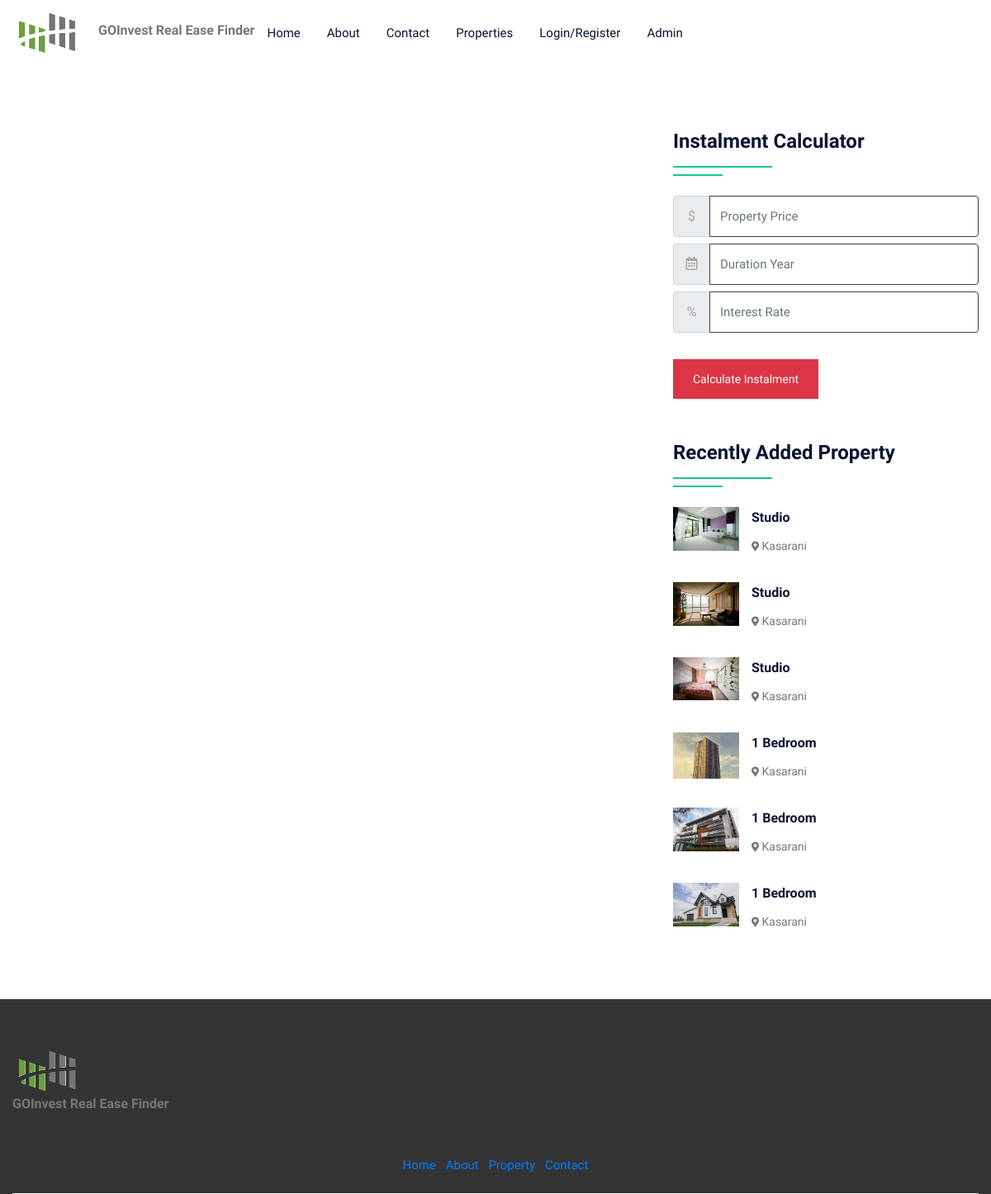
Screenshot of /stateproperty.php with the database file from the repository.
### tables this page shows
CREATE TABLE `property` (
  `pid` int(50) NOT NULL,
  `title` varchar(200) NOT NULL,
  `pcontent` longtext NOT NULL,
  `type` varchar(100) NOT NULL,
  `bhk` varchar(50) NOT NULL,
  `stype` varchar(100) NOT NULL,
  `bedroom` int(50) NOT NULL,
  `bathroom` int(50) NOT NULL,
  `balcony` int(50) NOT NULL,
  `kitchen` int(50) NOT NULL,
  `hall` int(50) NOT NULL,
  `floor` varchar(50) NOT NULL,
  `size` int(50) NOT NULL,
  `price` int(50) NOT NULL,
  `location` varchar(200) NOT NULL,
  `city` varchar(100) NOT NULL,
  `state` varchar(100) NOT NULL,
  `feature` longtext NOT NULL,
  `pimage` varchar(300) NOT NULL,
  `pimage1` varchar(300) NOT NULL,
  `pimage2` varchar(300) NOT NULL,
  `pimage3` varchar(300) NOT NULL,
  `pimage4` varchar(300) NOT NULL,
  `uid` int(50) NOT NULL,
  `status` varchar(50) NOT NULL,
  `mapimage` varchar(300) NOT NULL,
  `topmapimage` varchar(300) NOT NULL,
  `groundmapimage` varchar(300) NOT NULL,
  `totalfloor` varchar(50) NOT NULL,
  `date` datetime NOT NULL DEFAULT current_timestamp(),
  `isFeatured` int(11) DEFAULT NULL,
  `Malls` varchar(255) DEFAULT NULL,
  `Placeofwork` varchar(255) DEFAULT NULL
);

### stateproperty.php (the view, shortened to what this page needs)
<!DOCTYPE html>
<html lang="en">
<head>
<link rel="stylesheet" type="text/css" href="css/bootstrap.min.css">
<link rel="stylesheet" type="text/css" href="css/bootstrap-slider.css">
<link rel="stylesheet" type="text/css" href="css/jquery-ui.css">
<link rel="stylesheet" type="text/css" href="css/layerslider.css">
<link rel="stylesheet" type="text/css" href="css/color.css" id="color-change">
<link rel="stylesheet" type="text/css" href="css/owl.carousel.min.css">
<link rel="stylesheet" type="text/css" href="css/font-awesome.min.css">
<link rel="stylesheet" type="text/css" href="fonts/flaticon/flaticon.css">
<link rel="stylesheet" type="text/css" href="css/style.css">
</head>
<body>
<div id="page-wrapper">
    <div class="row">
		<?php include("include/header.php");?>
        <div class="full-row">
            <div class="container">
                <div class="row">
					<div class="col-lg-8">
                    </div>
                    <div class="col-lg-4">
                        <div class="sidebar-widget">
                            <h4 class="double-down-line-left text-secondary position-relative pb-4 my-4">Instalment Calculator</h4>
						<form class="d-inline-block w-100" action="calc.php" method="post">
                            <div class="input-group mb-2 mr-sm-2">
                                <div class="input-group-prepend">
                                    <div class="input-group-text">$</div>
                                </div>
                                <input type="text" class="form-control" name="amount" placeholder="Property Price">
                            </div>
                            <div class="input-group mb-2 mr-sm-2">
                                <div class="input-group-prepend">
                                    <div class="input-group-text"><i class="far fa-calendar-alt"></i></div>
                                </div>
                                <input type="text" class="form-control" name="month" placeholder="Duration Year">
                            </div>
                            <div class="input-group mb-2 mr-sm-2">
                                <div class="input-group-prepend">
                                    <div class="input-group-text">%</div>
                                </div>
                                <input type="text" class="form-control" name="interest" placeholder="Interest Rate">
                            </div>
                            <button type="submit" value="submit" name="calc" class="btn btn-danger mt-4">Calculate Instalment</button>
                        </form>
                        </div>
                        <div class="sidebar-widget mt-5">
                            <h4 class="double-down-line-left text-secondary position-relative pb-4 mb-4">Recently Added Property</h4>
                            <ul class="property_list_widget">
								<?php
								$query=mysqli_query($con,"SELECT * FROM `property` ORDER BY date DESC LIMIT 6");
										while($row=mysqli_fetch_array($query))
										{
								?>
                                <li> <img src="admin/property/<?php echo $row['18'];?>" alt="pimage">
                                    <h6 class="text-secondary hover-text-success text-capitalize"><a href="propertydetail.php?pid=<?php echo $row['0'];?>"><?php echo $row['1'];?></a></h6>
                                    <span class="font-14"><i class="fas fa-map-marker-alt icon-success icon-small"></i> <?php echo $row['14'];?></span>
                                </li>
                                <?php } ?>
                            </ul>
                        </div>
                    </div>
                </div>
            </div>
        </div>
		<?php include("include/footer.php");?>
    </div>
</div>
</body>
</html>

### css/color.css (style rules this page uses)
:root { --theme-ordinary-color: #74777b; }
:root { --theme-primary-color: #17c788; }
:root { --theme-secondary-color: #0d1432; }
:root { --theme-white-color: #fff; }
:root { --theme-light-color: #f8f8f8; }
:root { --theme-gray-color: #f5f5f5; }
:root { --theme-footer-color: #091b4b; }
:root { --theme-dark-color: #091b4b; }
:root { --text-light-color: #a3a7af; }
:root { --theme-primary-opacity-color: rgba(11, 191, 141, .8); }
:root { --theme-secondary-opacity-color: rgba(13,20,50,0.7); }
:root { --theme-white-opacity-color: rgba(255, 255, 255, 0.3); }
:root { --theme-dark-opacity-color: rgba(0, 0, 0, 0.5); }
:root { --theme-ordinary-font: 'Muli', sans-serif; }
:root { --theme-highlight-font: 'Comfortaa', cursive; }

### css/style.css (style rules this page uses)
.container, .container-fluid { transition: all 0.6s ease 0s; -moz-transition: all 0.6s ease 0s; -webkit-transition: all 0.6s ease 0s; -o-transition: all 0.6s ease 0s; }
#page-wrapper { padding-left: 15px; padding-right: 15px; background-color: #fff; overflow: hidden !important; position: relative; }
.text-ordinary, a.text-ordinary, .text-ordinary a, body, .dropdown-item, .footer-widget li a, .text-ordinary .jslider .jslider-label, .breadcrumb-item > a, .list-text-white a.dropdown-item { color: var(--theme-ordinary-color); }
.text-secondary, .text-secondary a, a.text-secondary, a.hover-text-secondary:hover, .hover-text-secondary:hover, .hover-text-secondary a:hover { color: var(--theme-secondary-color) !important; }
[class*="double-down-line"]::before, [class*="double-down-line"]::after { background-color: var(--theme-primary-color); }
.icon-small { font-size: 12px; }
.transation-3s, .transation-3s:hover, .hover-zoomer img, .hover-bg-white, a, a:hover, .btn, .btn:hover, .radio-check label, .message-list li .message-action, .timeline-item .circle, .timeline-item .date-time, .clip-item .fa-times { -moz-transition: all 300ms ease-in-out 0s; -webkit-transition: all 300ms ease-in-out 0s; -o-transition: all 300ms ease-in-out 0s; -ms-transition: all 300ms ease-in-out 0s; transition: all 300ms ease-in-out 0s; }
body { font-family: var(--theme-ordinary-font); font-size: 15px; line-height: 28px; }
h1, .h1, h2, .h2, h3, .h3, h4, .h4, h5, .h5, h6, .h6 { font-family: var(--theme-highlight-font); font-weight: 700; }
h4, .h4 { line-height: 35px; }
h6, .h6 { line-height: 25px; }
ul, ol { padding: 0; margin: 0; list-style: none; }
a, a:hover, .btn-link, .btn-link:hover { text-decoration: none; cousor: pointer; }
img { width: 100%; }
button, button:focus { border: none; outline: none; }
.btn { padding: 0px 23px; font-size: 14px; border-radius: 0; line-height: 46px; font-weight: 500; }
.full-row { position: relative; width: 100%; padding: 50px 0; }
[class*="double-down-line"] { position: relative; padding-bottom: 35px; }
[class*="double-down-line"]::before, [class*="double-down-line"]::after { content: ""; height: 2px; position: absolute; }
[class*="double-down-line"]::before { width: 120px; bottom: 10px; }
[class*="double-down-line"]::after { width: 60px; bottom: 0; }
[class*="double-down-line-left"]::before, [class*="double-down-line-left"]::after { left: 0; }
.font-14 { font-size: 14px; }
.form-control { font-family: var(--theme-ordinary-font); font-size: 15px; height: 50px; border-color: #483c3c; line-height: 35px; }
::placeholder { font: var(--theme-ordinary-font); font-size: 15px; font-weight: 400; color: #fff; }
.input-group-text { padding: 12px 0; width: 45px; text-align: center; display: inline-block; color: #a5a5a5; }
.property_list_widget li { margin-bottom: 30px; }
.property_list_widget li img { width: 80px; height: auto; float: left; margin-right: 15px; }

### rows the page displays
property: pimage (picture), title "Studio", location "Kasarani"
property: pimage (picture), title "Studio", location "Kasarani"
property: pimage (picture), title "Studio", location "Kasarani"
property: pimage (picture), title "1 Bedroom", location "Kasarani"
property: pimage (picture), title "1 Bedroom", location "Kasarani"
property: pimage (picture), title "1 Bedroom", location "Kasarani"
